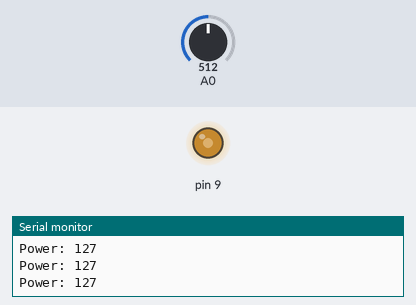
The sketch below on a simulated Arduino Uno, built with avr-gcc and run on an emulated ATmega328P. Shown: output pins drawn as LEDs (lit = HIGH), the last lines printed to the serial monitor. Inputs (shaded band) come from the test bench; at power-on: A0 = 512.

Above: at 1.2 s.
1.3 s: A0 set to 44
At 2.0 s:
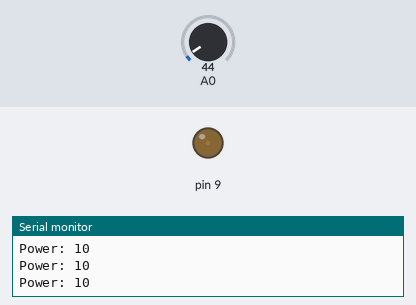
2.8 s: A0 set to 37
At 4.2 s:
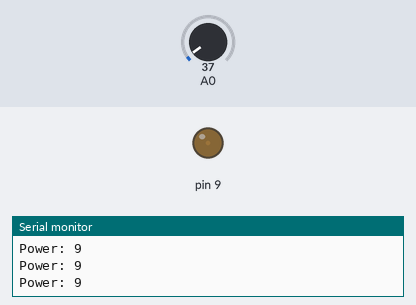
5.8 s: A0 set to 716
At 6.8 s:
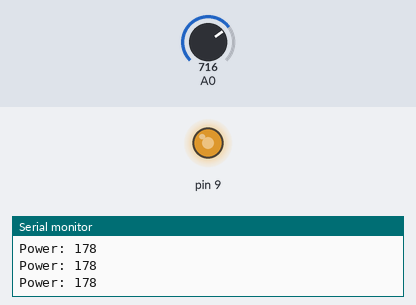
7.3 s: A0 set to 419
At 7.9 s:
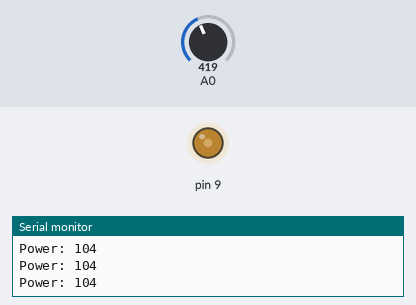
10.3 s: A0 set to 392
At 11.1 s:
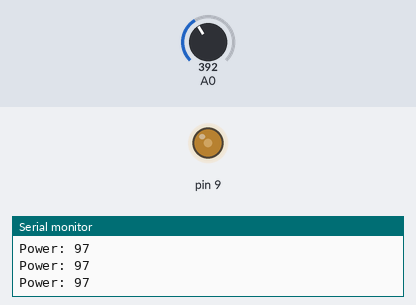
13.3 s: A0 set to 0
At 14.5 s:
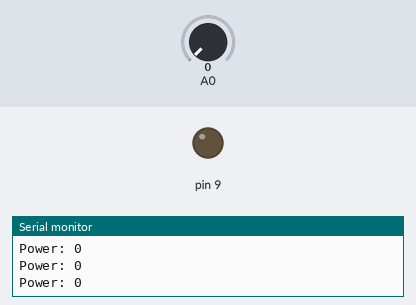
Timing chart, 0 to 15.8 s (numbered marks = the images above; inputs shaded):
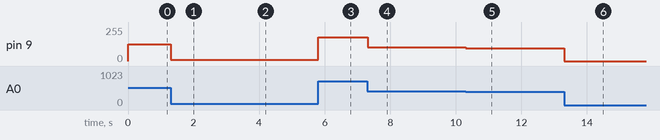

The sketch:

dc_motor.ino
```cpp
int power = 0;

void setup() {
  Serial.begin(9600);
  pinMode(9, OUTPUT);
}

void loop() {
  int reading = analogRead(A0);
  power = map(reading, 0,1023,0,255);
  analogWrite(9, power);

  Serial.print("Power: ");
  Serial.println(power);
}
```

Measured:
- after the input at 1.3 s, pin 9: 127/255 → 10/255 at once
- after the input at 2.8 s, pin 9: 10/255 → 9/255 at once
- after the input at 5.8 s, pin 9: 9/255 → 178/255 at once
- after the input at 7.3 s, pin 9: 178/255 → 104/255 at once
- after the input at 10.3 s, pin 9: 104/255 → 97/255 at once
- after the input at 13.3 s, pin 9: 97/255 → 0/255 at once
